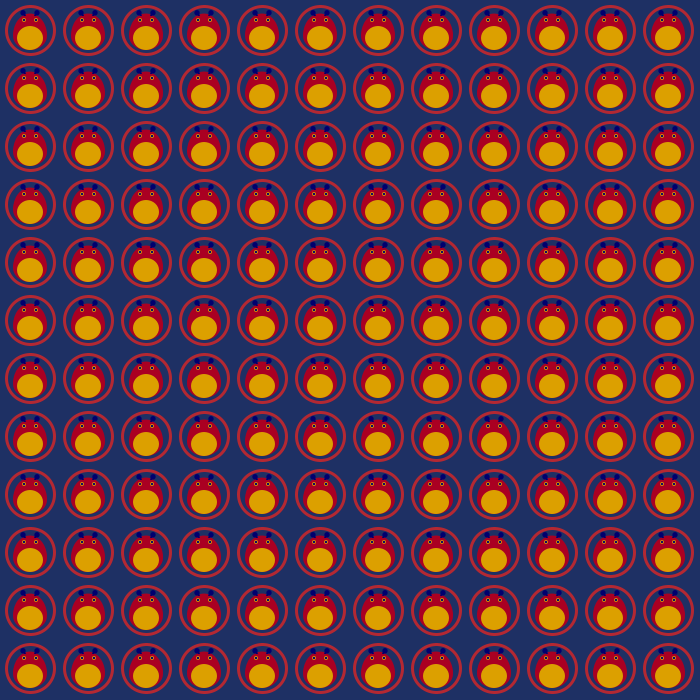
Frame 1 (no input)
Frame 60 (the mouse pressed at the canvas centre just before this capture): identical to frame 1, image omitted
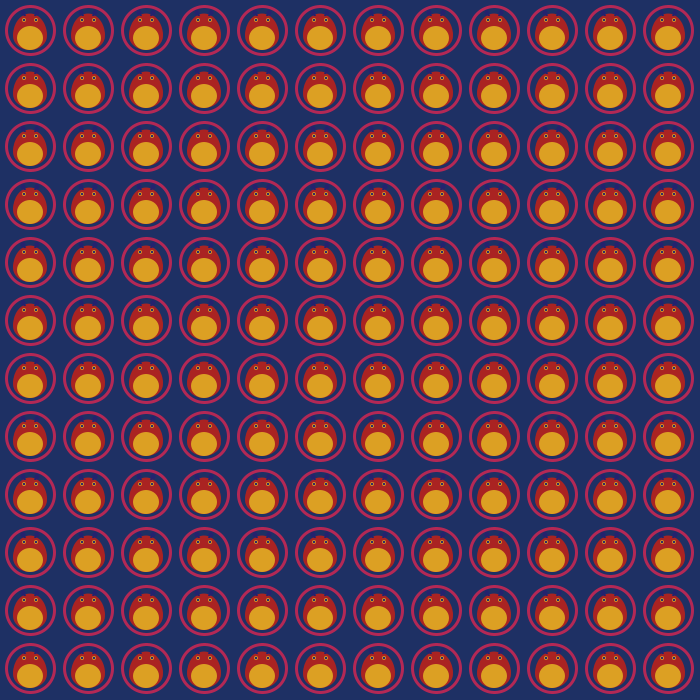
Frame 120 (the mouse held since frame 60 and released just before this capture)

The Processing sketch that drew these frames (run headless with seeded random() and noise(); from frame 60 on, the mouse is pressed at the canvas centre):

// Processing sketch: processing_168298
// ── processing_168298.pde


 
//Gemma Galceran Kimura - Seminari 03
 
int midax, miday;
int ndibuixos;
int estat;
float x = map(mouseX, 0, width, 0, 70);


// Inicialització
void setup() 
{
  size(700, 700);
  ndibuixos = 12;
  midax = width/ndibuixos; //amplada ellipse
  miday = height/ndibuixos; //alçada ellipse
  ellipseMode (CENTER);
  estat=1;  
}

//Cercles blaus d'inici - Estat 1
void draw() 
{
  background(#1E3064);
  if (estat ==1) 
  {
    for (int j=0; (j<height/ndibuixos); j++)
    {
      for (int i=0; (i<height/ndibuixos); i++)
      {
        float a = map(mouseX, 0, width, 0, 70); 
        float b = map(mouseY, 0, height, 0, 70); 
        stroke(180,40,a+50);
        strokeWeight(3);
        noFill();
        ellipse(i*midax+30,j*miday+30,midax-10,miday-10);
        noStroke();
        //negre
        fill(170,a,34);
        ellipse(i*midax+30,j*miday+36,34,28);
        arc(i*midax+30,j*miday+35.54,34,44,-PI,0);
        
        //blanc
        fill(220,160,b);
        ellipse(i*midax+30,j*miday+38,26,24);
  
        //ulls blancs
        ellipse(i*midax+24,j*miday+20,4,4);
        ellipse(i*midax+36,j*miday+20,4,4);
        
        //iris negre
        fill(a,a,110);
        ellipse(i*midax+24,j*miday+20,2.4,2.4);
        ellipse(i*midax+36,j*miday+20,2.4,2.4);
        
        //orelles
        ellipse(i*midax+23,j*miday+12.8,5.4,5.6);
        ellipse(i*midax+37,j*miday+12.8,5.4,5.6);
        
        beginShape(); 
        vertex(i*midax+26,j*miday+16);
        vertex(i*midax+24,j*miday+16);
        vertex(i*midax+22,j*miday+11.2);
        vertex(i*midax+24,j*miday+11.2);
        endShape();
        
        beginShape(); 
        vertex(i*midax+34,j*miday+16);
        vertex(i*midax+36,j*miday+16);
        vertex(i*midax+38,j*miday+11.2);
        vertex(i*midax+36,j*miday+11.2);
        endShape();
      }
    }
  }
  
//Cercles de colors + personatge - Estat 2
  else 
  {
    for (int j=0; (j<height/ndibuixos); j++)
    {
      for (int i=0; i<=j; i++) //dibuix diagonal
      {
        //degradat de colors que depèn del moviment del ratolí
        float a = map(mouseX, 0, width, 0, 70); 
        float b = map(mouseY, 0, height, 0, 70); 
        stroke(170,a,34);
        strokeWeight(3);
        noFill();
        ellipse(i*midax+30,j*miday+30,midax-10,miday-10);
        noStroke();
        //negre
        fill(220,160,b);
        ellipse(i*midax+30,j*miday+36,34,28);
        arc(i*midax+30,j*miday+35.54,34,44,-PI,0);
        
        //blanc
        fill(a,a,110);
        ellipse(i*midax+30,j*miday+38,26,24);
  
        //ulls blancs
        ellipse(i*midax+24,j*miday+20,4,4);
        ellipse(i*midax+36,j*miday+20,4,4);
        
        //iris negre
        fill(180,40,a+50);
        ellipse(i*midax+24,j*miday+20,2.4,2.4);
        ellipse(i*midax+36,j*miday+20,2.4,2.4);
        
        //orelles
        ellipse(i*midax+23,j*miday+12.8,5.4,5.6);
        ellipse(i*midax+37,j*miday+12.8,5.4,5.6);
        
        beginShape(); 
        vertex(i*midax+26,j*miday+16);
        vertex(i*midax+24,j*miday+16);
        vertex(i*midax+22,j*miday+11.2);
        vertex(i*midax+24,j*miday+11.2);
        endShape();
        
        beginShape(); 
        vertex(i*midax+34,j*miday+16);
        vertex(i*midax+36,j*miday+16);
        vertex(i*midax+38,j*miday+11.2);
        vertex(i*midax+36,j*miday+11.2);
        endShape();

      }
    }
  }
}

// Forma de canviar d'estat
void keyPressed()
{
  if (key == 'g') estat = 2;
  else estat = 1;
}
